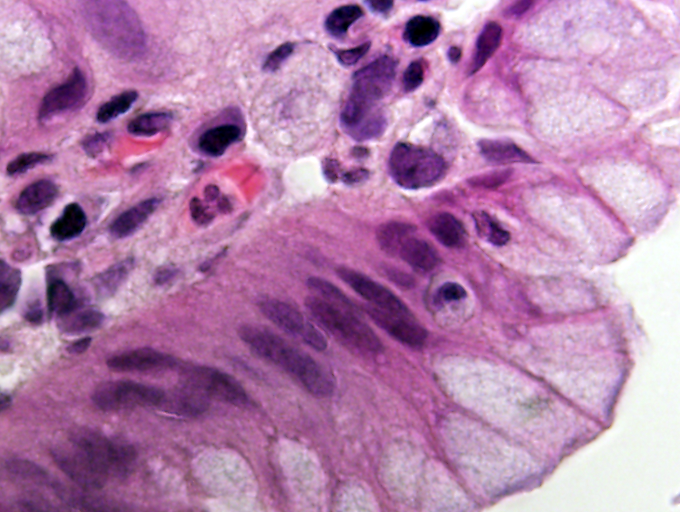
#> input picture cell001.png, 680 x 512 px
$ jupyter execute notebook_color.ipynb
#> lines starting #> are read from the running program, lines starting #| are printed output that depends on the picture
<div align="left">
<div> <b> In1024 </b></div>
<div> Processamento de Imagens </div>
<div> Pedro D. Marrero Fernandez</div>
<div> https://sites.google.com/a/cin.ufpe.br/in1024/home</div>
<div> pdmf@cin.ufpe.br </div>
<div> :), :(, :/</div>
</div>

[cell 1]
import numpy as np
import matplotlib.pyplot as plt
import os

import cv2
from sklearn.cluster import MiniBatchKMeans

# Ignore warnings
import warnings
warnings.filterwarnings("ignore")

plt.ion()   # interactive mode

[cell 2]
def showcolorchanels( image ):
    plt.figure( figsize=(18,18) )
    plt.subplot(131)
    plt.imshow(image[:,:,0], cmap='gray' )
    plt.subplot(132)
    plt.imshow(image[:,:,1], cmap='gray' )
    plt.subplot(133)
    plt.imshow(image[:,:,2], cmap='gray' )
    plt.show()

def showresults( imagein, imageout ):
    plt.figure( figsize=(18,18) )
    plt.subplot(121)
    plt.imshow(imagein  )
    plt.subplot(122)
    plt.imshow(imageout  )
    plt.show()

# Color Model

[cell 3]
image = cv2.imread('cell001.png')
#> image is the input picture: shape (512, 680, 3); mean B, G, R 171.7, 126.7, 178.5

hsv = cv2.cvtColor(image, cv2.COLOR_BGR2HSV)
#> hsv: shape (512, 680, 3); mean H, S, V 147.5, 87.9, 181.8
ycb = cv2.cvtColor(image, cv2.COLOR_BGR2YCrCb)
#> ycb: shape (512, 680, 3); mean of channels 0, 1, 2 147.3, 150.2, 141.8
lab = cv2.cvtColor(image, cv2.COLOR_BGR2LAB)
#> lab: shape (512, 680, 3); mean of channels 0, 1, 2 151.3, 155.7, 112.3

print('Original image BGR:')
showcolorchanels( image )
#> in showcolorchanels, `plt.show()`:
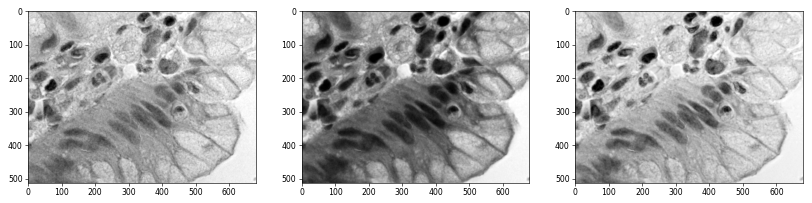
#> figure drawn by matplotlib, 3 panels
print('Image HSV:')
showcolorchanels( hsv )
#> in showcolorchanels (call 2), `plt.show()`:
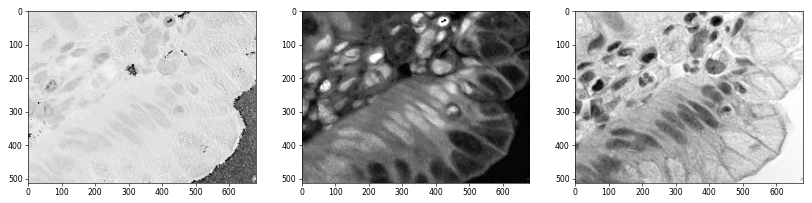
#> figure drawn by matplotlib, 3 panels
print('Image YCrCb:')
showcolorchanels( ycb )
#> in showcolorchanels (call 3), `plt.show()`:
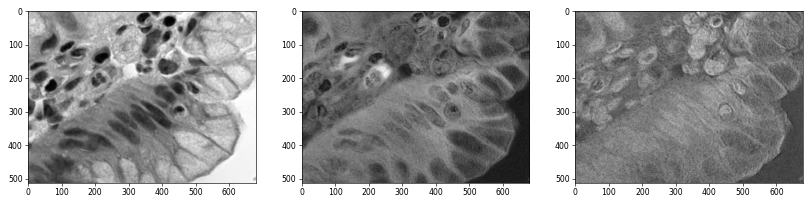
#> figure drawn by matplotlib, 3 panels
print('Image LAB:')
showcolorchanels( lab )
#> in showcolorchanels (call 4), `plt.show()`:
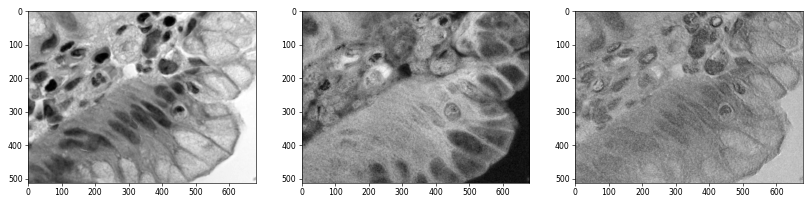
#> figure drawn by matplotlib, 3 panels
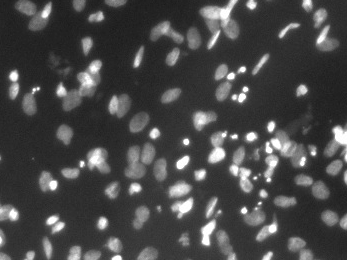
#> input picture cell002.png, 347 x 260 px
#> further down, image is the input picture: shape (260, 347, 3); min 26, max 255, mean 71.7

# Segmentation

[cell 4]
def quantized(imagein, k=5):

#> called with k = 2
    h,w = imagein.shape[:2]
#> h = 260; w = 347
    image = cv2.cvtColor(imagein, cv2.COLOR_BGR2LAB)
#> image: shape (260, 347, 3); mean of channels 0, 1, 2 75.6, 128, 128

    # reshape the image into a feature vector so that k-means
    # can be applied
    image = image.reshape((image.shape[0] * image.shape[1], 3))

    # apply k-means using the specified number of clusters and
    # then create the quantized image based on the predictions
    clt = MiniBatchKMeans(n_clusters =  k )
    labels = clt.fit_predict(image)
    quant = clt.cluster_centers_.astype("uint8")[labels]

    # reshape the feature vectors to images
    quant = quant.reshape((h, w, 3))
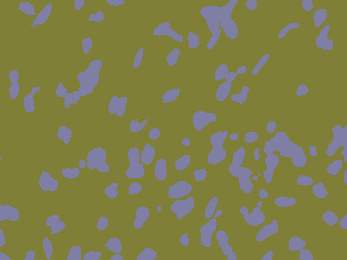
#> quant: shape (260, 347, 3); mean of channels 0, 1, 2 75.8, 127, 127; drawn as B, G, R
    #image = image.reshape((h, w, 3))

    # convert from L*a*b* to RGB
    imquant = cv2.cvtColor(quant, cv2.COLOR_LAB2RGB)
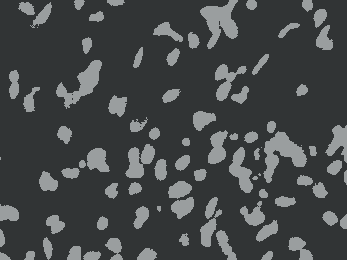
#> imquant: shape (260, 347, 3); mean R, G, B 68.9, 72.1, 73.1
    #image = cv2.cvtColor(image, cv2.COLOR_LAB2RGB)

    return imquant

[cell 5]
image = cv2.imread('cell002.png')
imquant = quantized(image, k=2)
showresults( image[:,:,(2,1,0)], imquant )
